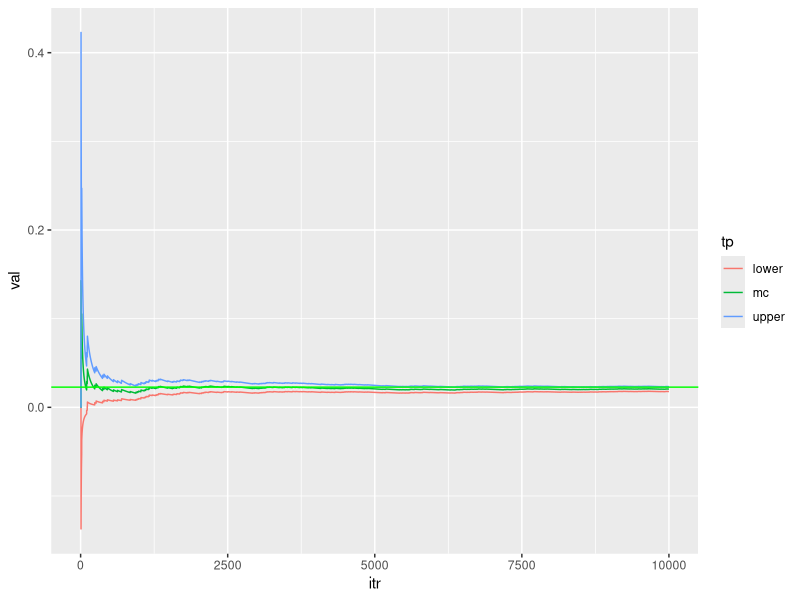
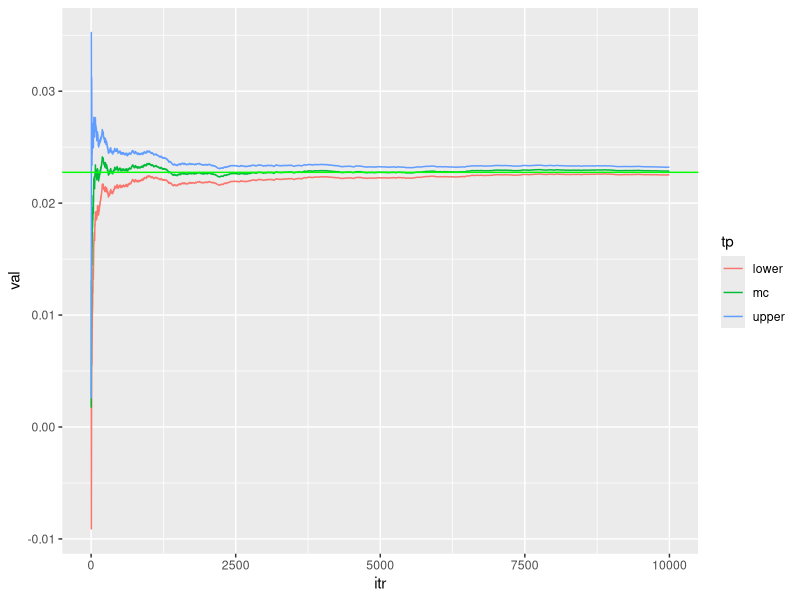
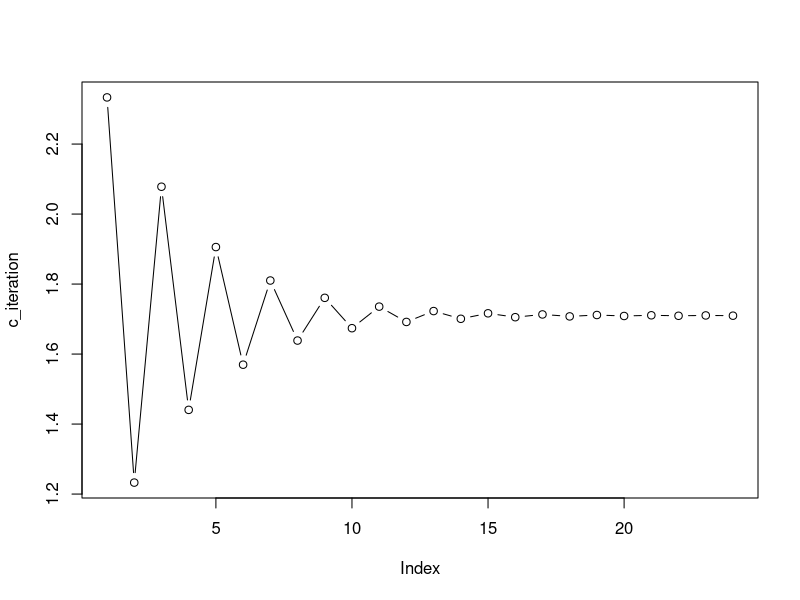

Reproduce these figures in R, in order.
## ---- chunk 1
Nsim=10^4

indicator=function(x){
y=ifelse((x>2),1,0)
return(y)}

newdata<-rnorm(Nsim, 0,1 )

mc=c(); v=c(); upper=c(); lower=c()

for (j in 1:Nsim)
{
mc[j]=mean(indicator(newdata[1:j]))
v[j]=(j^{-1})*var(indicator(newdata[1:j]))
upper[j]=mc[j]+1.96*sqrt(v[j])
lower[j]=mc[j]-1.96*sqrt(v[j])
}

library(ggplot2)
values=c(mc,upper,lower)
type=c(rep("mc",Nsim),rep("upper",Nsim),rep("lower",Nsim))
iter=rep(seq(1:Nsim),3)
data=data.frame(val=values, tp=type, itr=iter)
Rcode<-ggplot(data,aes(itr,val,col=tp))+geom_line(size=0.5)
Rcode+geom_hline(yintercept=1-pnorm(2),color="green",size=0.5)
## ---- chunk 2
Nsim=10^4
normal_density=function(x)
{y=(1/sqrt(2*pi))*exp(-0.5*(x^2))
return(y)}
x=2-log(runif(Nsim))
ImpS=c(); v=c(); upper=c(); lower=c()
for (j in 1:Nsim)
{
ImpS[j]=mean(normal_density(x[1:j])/exp(-(x[1:j]-2)))
v[j]=(j^{-1})*var(normal_density(x[1:j])/exp(-(x[1:j]-2)))
upper[j]=ImpS[j]+1.96*sqrt(v[j])
lower[j]=ImpS[j]-1.96*sqrt(v[j])
}

library(ggplot2)
values=c(ImpS,upper,lower)
type=c(rep("mc",Nsim),rep("upper",Nsim),rep("lower",Nsim))
iter=rep(seq(1:Nsim),3)
data=data.frame(val=values, tp=type, itr=iter)
ggplot(data,aes(itr,val,col=tp))+geom_line(size=0.5)+
geom_hline(yintercept=1-pnorm(2),color="green",size=0.5)

## ---- chunk 3
f_firstorder=function(x){x^3-5}
f_secondorder=function(x){3*x}
x_old=1;tolerance=1e-3
max_its=2000;iteration=1;difference=2
c_iteration<-c() ## to collect numbers generated in the iteration process 
while(difference>tolerance & iteration<max_its){
  x_updated=x_old-(f_firstorder(x_old)/f_secondorder(x_old))
  difference=abs(x_updated-x_old);
  iteration=iteration+1;
  x_old=x_updated
  c_iteration<-c(c_iteration,x_updated)}

plot(c_iteration,type="b")
## ---- chunk 4
# Data generation
set.seed(123)
n=500
x1_norm<-rnorm(n)
x2_norm<-rnorm(n,3,4)
x3_norm<-rnorm(n,4,6)
x_combined<-cbind(1,x1_norm,x2_norm,x3_norm) # dimension: n*4
coefficients_new<-c(1,2,3,4)  #true regression coefficient
inv_logit<-function(x,b){exp(x%*%b)/(1+exp(x%*%b))}
prob_generated<-inv_logit(x_combined,coefficients_new)
y<-c()
for (i in 1:n) {y[i]<-rbinom(1,1,prob_generated[i])}

# Newton Raphson

#We need to set random starting values.
beta_old<-c(1,1,1,1)
tolerance=1e-3
max_its=2000;iteration=1;difference=2
W<-matrix(0,n,n)

while(difference>tolerance & iteration<max_its)
  {
  # The first order
  f_firstorder<-t(x_combined)%*%(y-inv_logit(x_combined,beta_old))
  # The second order
  diag(W) = inv_logit(x_combined,beta_old)*(1-inv_logit(x_combined,beta_old))
  f_secondorder<--t(x_combined)%*%W%*%x_combined
  # Calculate the beta_updated
  beta_updated=beta_old-(solve(f_secondorder)%*%f_firstorder)
  difference=max(abs(beta_updated-beta_old));
  iteration=iteration+1;
  beta_old=beta_updated}

beta_old

